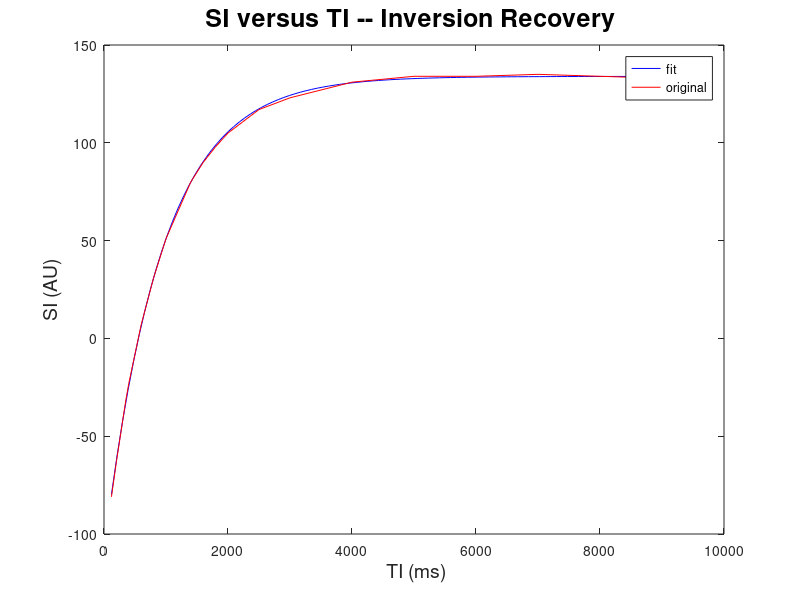
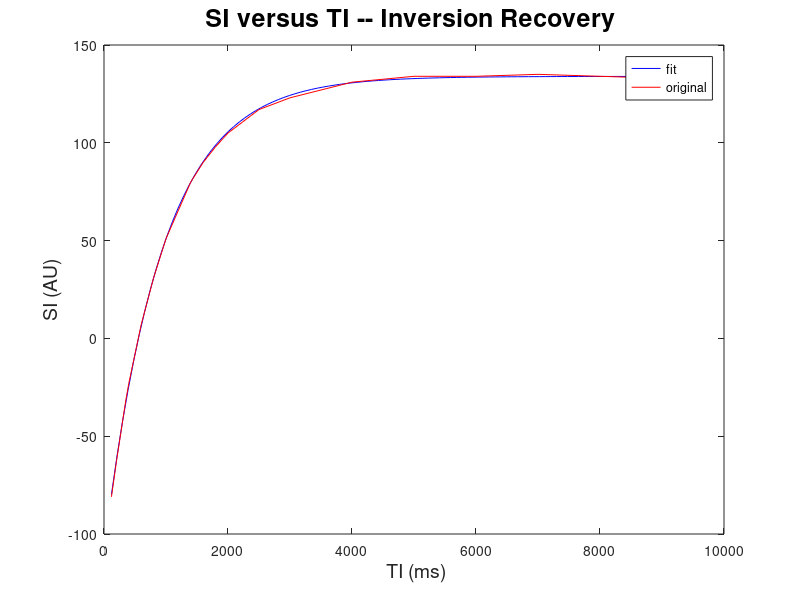
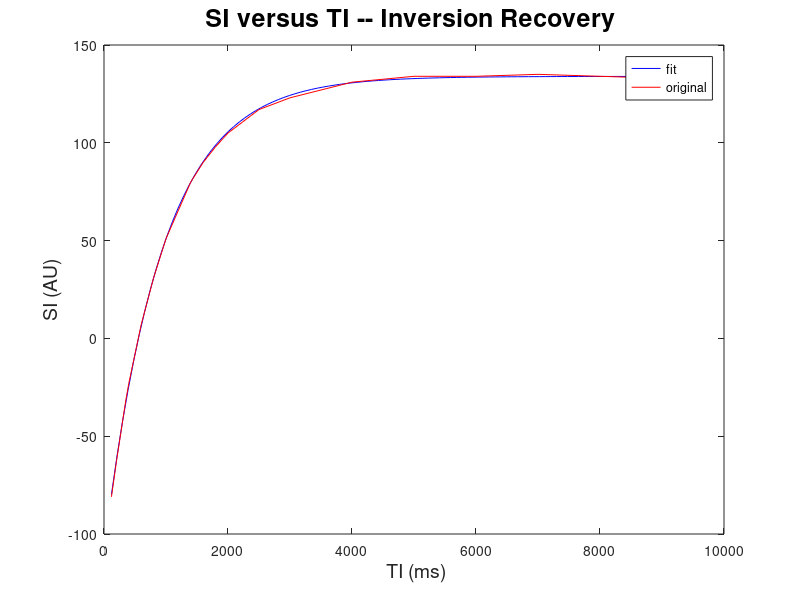

These figures' MATLAB source, in order:
clear all; close all;


tTi = [120 200 350 400 600 800 1000 1400 1600 1800 2000 2500 3000 4000 5000 6000 7000 9000];
intensity_white = [81 63 32 23 7 31 51 80 90 98 105 117 123 131 134 134 135 133];
intensity_CSF = [118 168 140 116 87 102 82 49 13 20 9 28 53 71 99 118 136 158];
intensity_grey = [96 89 65 58 32 15 7 36 50 61 71 91 105 123 133 139 141 144];





intensity(1,:) = intensity_white;
intensity(2,:) = intensity_CSF;
intensity(3,:) = intensity_grey;
xdata = tTi;


for i = 1:size(intensity,1)
    curve = intensity(i,:);

    [mini,I] = min(curve);
    if mini>=0
        curve(1:I-1) = -curve(1:I-1);
    elseif mini <0
        curve(1:I) = -curve(1:I);
    end
   
    % figure;
    % plot (tTi, curve, 'bo'); 
    % hold on
    % plot(tTi, curve, 'r-');
    % title ('SI versus TI -- Inversion Recovery', 'FontSize', 18)
    % xlabel(' TI (ms)', 'FontSize', 14)
    % ylabel('SI (AU)', 'FontSize', 14)


    curve = [-81 -63 -32 -23 7 31 51 80 90 98 105 117 123 131 134 134 135 133];;




    ydata = curve;
    
    fun = @(x, xdata) x(1)*exp(-xdata/x(2))+x(3)*(1-exp(-xdata/x(2)));
    
    x0 = [100,800,150];
    x = lsqcurvefit(fun,x0,xdata,ydata)
    
    
    times = linspace(xdata(1),xdata(end));
    figure; plot(times, fun(x,times),'b');hold on; plot(xdata,curve,'r-');
    legend('fit','original')
    title ('SI versus TI -- Inversion Recovery ', 'FontSize', 18)
    xlabel(' TI (ms)', 'FontSize', 14)
    ylabel('SI (AU)', 'FontSize', 14)

end









